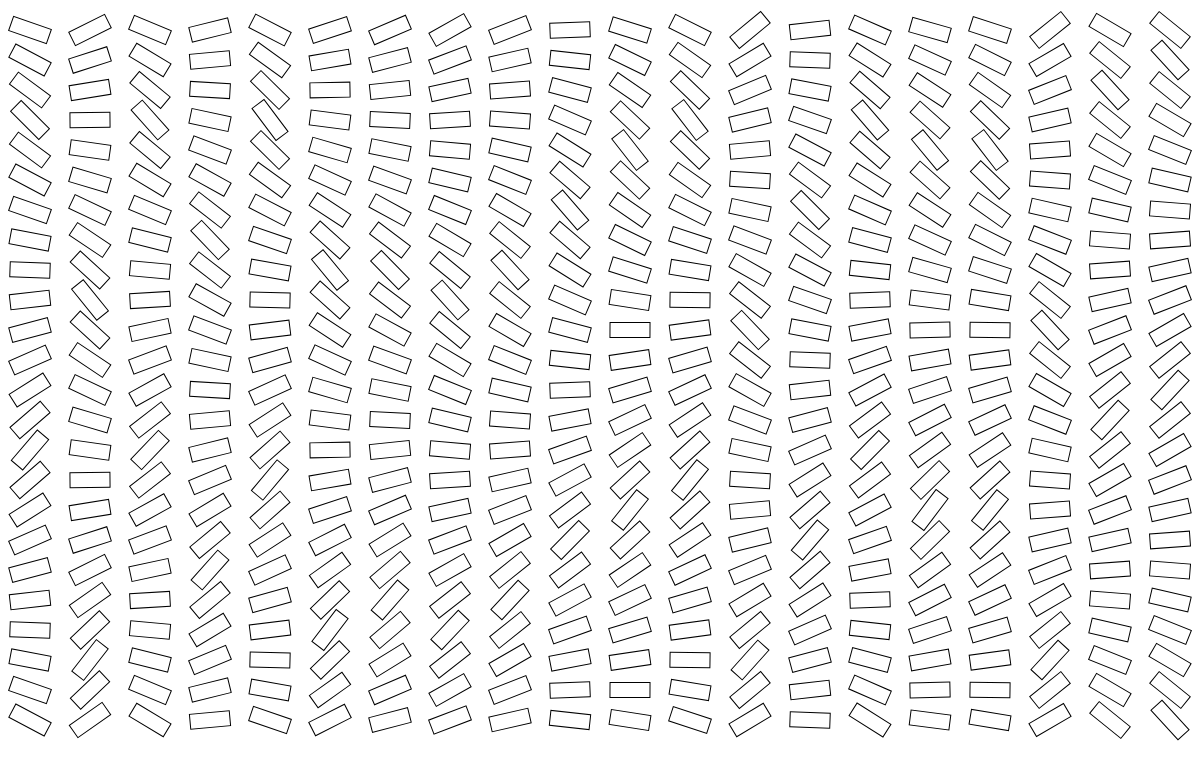
Frame 1 (no input)
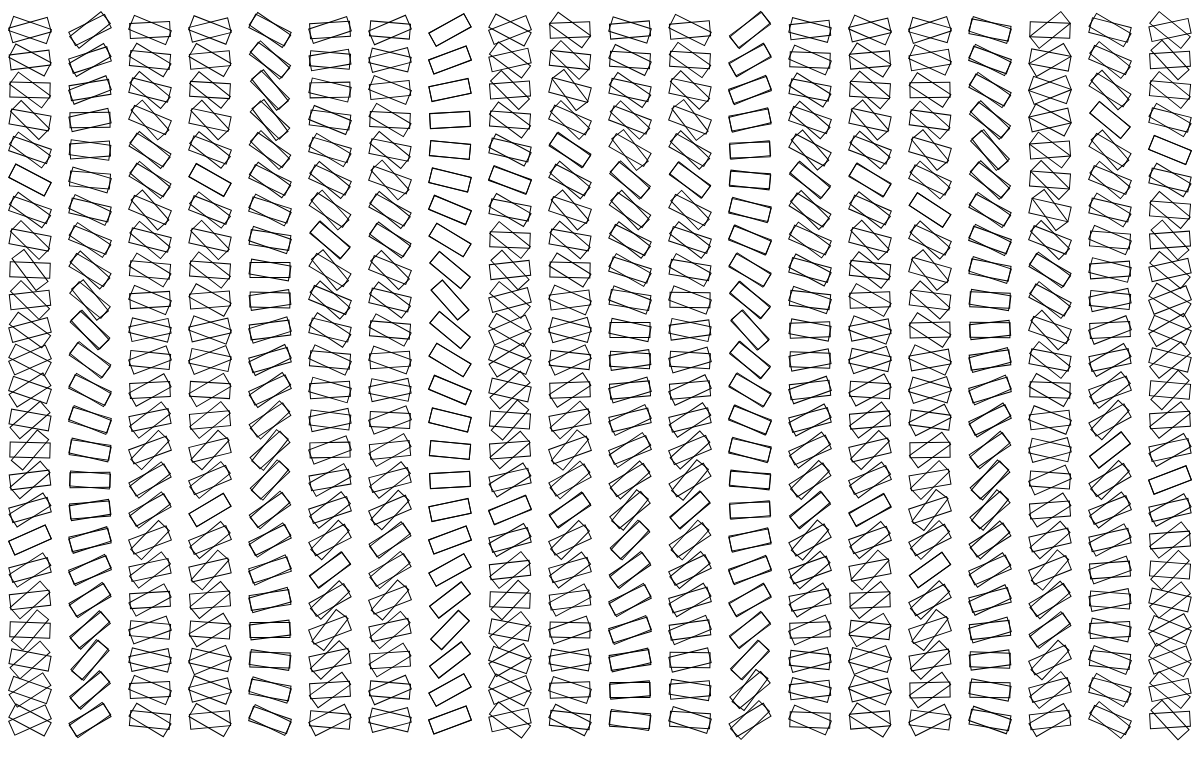
Frame 2 (the mouse pressed at the canvas centre, redrawn once)

The p5.js sketch that drew these frames (run headless with seeded random() and noise() and a simulated clock; the mouse was pressed at the canvas centre and the sketch redrawn once):

// p5.js sketch
// ── sketch.js
var brickWidth = 40;
var brickHeight = 15;
var cols = 20;
var rows = 24;
var columnOffset = 60;
var rowOffset = 30;
var rotationIncrement = 0.15;

function setup() {
  createCanvas(1200, 768);
  background(255);
  smooth();
  noFill();
  stroke(0);
  noLoop();
}

function draw() {
  translate(30, 30);
  for (var i=0; i<cols; i++) {
    push();
    translate(i * columnOffset, 0);
    var r = random(-QUARTER_PI, QUARTER_PI);
    var dir = 1;
    for (var j=0; j<rows; j++) {
      push();
      translate(0, rowOffset * j);
      rotate(r);
      rect(-brickWidth/2, -brickHeight/2, brickWidth, brickHeight);
      pop();
      r += dir * rotationIncrement;
      if (r > QUARTER_PI || r < -QUARTER_PI) dir *= -1;
    }
    pop();
  }
}

// ── index2.html
<html>
  <head>
    <script type="text/javascript" src="https://cdnjs.cloudflare.com/ajax/libs/p5.js/0.4.6/p5.js"></script>
    <script type="text/javascript" src="sketch2.js"></script>
    <link rel="stylesheet" type="text/css" href="../../style.css">
  </head>
  <body>
  <div id="src"><a href="sketch2.js">source code</a></div>
  </body>
</html>
// ── sketch2.js

var m = 2;
var n1 = 18;
var n2 = 10;
var n3 = 100;

var t0;
var t1;
var t2;

function setup() {
  createCanvas(windowWidth, windowHeight);
  smooth();
  noFill();
  stroke(255, 120);

  t0 = new Thing(random(width), random(height));
  t1 = new Thing(random(width), random(height));
  t2 = new Thing(random(width), random(height));
}

function draw() {
  background(0, 100);
  t0.detect();
  t0.display();
  t1.detect();
  t1.display();
  t2.detect();
  t2.display();
}

function Thing(x, y) { 
  this.x = x;
  this.y = y;
  this.xspeed = random(-3, 3);
  this.yspeed = random(-3, 3);
  this.scaler = random(50, 200);
  this.thickness = 1;

  this.display = function() {
    push();
    stroke(255, 127+127*sin(10*frameCount/this.scaler));
    strokeWeight(this.thickness);
    translate(this.x, this.y);
    
    var newscaler = this.scaler;
    for (var s = 16; s > 0; s--) {  
      beginShape();
    
      var mm = m + s;
      var nn1 = n1 + s;
      var nn2 = n2 + s;
      var nn3 = n3 + s;
      newscaler = newscaler * 0.98;
      var sscaler = newscaler;

      var points = superformula(mm, nn1, nn2, nn3);
      curveVertex(points[points.length-1].x * sscaler, points[points.length-1].y * sscaler);
      for (var i = 0;i < points.length; i++) {
        curveVertex(points[i].x * sscaler, points[i].y * sscaler);
      }
      curveVertex(points[0].x * sscaler, points[0].y * sscaler);
      endShape();
    }
    pop();
  };

  this.detect = function() {
    if (dist(this.x, this.y, mouseX, mouseY) < this.scaler) {
      this.thickness = 2.5;
    } else {
      this.thickness = 1;
    }
  }
}

function superformula(m, n1, n2, n3) {
  var numPoints = 360;
  var phi = TWO_PI / numPoints;
  var points = []
  for (var i = 0;i <= numPoints;i++) {
    points[i] = superformulaPoint(m,n1,n2,n3,phi * i);
  }
  return points;
}

function superformulaPoint(m, n1, n2, n3, phi) {
  var r;
  var t1,t2;
  var a=1,b=1;
  var x = 0;
  var y = 0;

  t1 = cos(m * phi / 4) / a;
  t1 = abs(t1);
  t1 = pow(t1,n2);

  t2 = sin(m * phi / 4) / b;
  t2 = abs(t2);
  t2 = pow(t2,n3);

  r = pow(t1+t2,1/n1);
  if (abs(r) == 0) {
    x = 0;
    y = 0;
  }  
  else {
    r = 1 / r;
    x = r * cos(phi);
    y = r * sin(phi);
  }

  return new p5.Vector(x, y);
}
